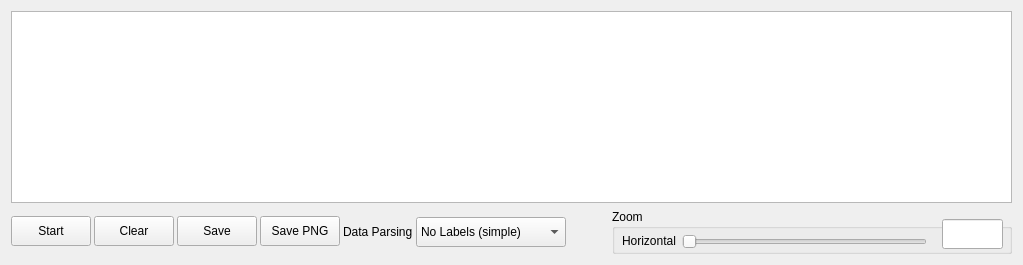
      <widget class="QWidget" name="Plotter">
       <property name="sizePolicy">
        <sizepolicy hsizetype="Expanding" vsizetype="Expanding">
         <horstretch>1</horstretch>
         <verstretch>1</verstretch>
        </sizepolicy>
       </property>
       <attribute name="title">
        <string>Plotter</string>
       </attribute>
       <layout class="QVBoxLayout" name="verticalLayout_Plotter">
        <item>
         <widget class="QGraphicsView" name="chartView">
          <property name="sizePolicy">
           <sizepolicy hsizetype="Expanding" vsizetype="Expanding">
            <horstretch>1</horstretch>
            <verstretch>1</verstretch>
           </sizepolicy>
          </property>
         </widget>
        </item>
        <item>
         <layout class="QHBoxLayout" name="horizontalLayout_bottom_Plotter" stretch="1,1,1">
          <item>
           <layout class="QHBoxLayout" name="horizontalLayout_bottom_left">
            <property name="spacing">
             <number>3</number>
            </property>
            <item>
             <widget class="QPushButton" name="pushButton_ChartStartStop">
              <property name="minimumSize">
               <size>
                <width>0</width>
                <height>30</height>
               </size>
              </property>
              <property name="maximumSize">
               <size>
                <width>16777215</width>
                <height>30</height>
               </size>
              </property>
              <property name="font">
               <font>
                <pointsize>9</pointsize>
               </font>
              </property>
              <property name="toolTip">
               <string>&lt;html&gt;&lt;head/&gt;&lt;body&gt;&lt;p&gt;Start displaying  data using the selected parsing method&lt;/p&gt;&lt;/body&gt;&lt;/html&gt;</string>
              </property>
              <property name="text">
               <string>Start</string>
              </property>
             </widget>
            </item>
            <item>
             <widget class="QPushButton" name="pushButton_ChartClear">
              <property name="minimumSize">
               <size>
                <width>0</width>
                <height>30</height>
               </size>
              </property>
              <property name="maximumSize">
               <size>
                <width>16777215</width>
                <height>30</height>
               </size>
              </property>
              <property name="font">
               <font>
                <pointsize>9</pointsize>
               </font>
              </property>
              <property name="toolTip">
               <string>&lt;html&gt;&lt;head/&gt;&lt;body&gt;&lt;p&gt;Clear the displayed graph&lt;/p&gt;&lt;/body&gt;&lt;/html&gt;</string>
              </property>
              <property name="text">
               <string>Clear</string>
              </property>
             </widget>
            </item>
            <item>
             <widget class="QPushButton" name="pushButton_ChartSave">
              <property name="minimumSize">
               <size>
                <width>0</width>
                <height>30</height>
               </size>
              </property>
              <property name="maximumSize">
               <size>
                <width>16777215</width>
                <height>30</height>
               </size>
              </property>
              <property name="font">
               <font>
                <pointsize>9</pointsize>
               </font>
              </property>
              <property name="toolTip">
               <string>&lt;html&gt;&lt;head/&gt;&lt;body&gt;&lt;p&gt;Save the data from the display buffer&lt;/p&gt;&lt;/body&gt;&lt;/html&gt;</string>
              </property>
              <property name="text">
               <string>Save</string>
              </property>
             </widget>
            </item>
            <item>
             <widget class="QPushButton" name="pushButton_ChartSaveFigure">
              <property name="minimumSize">
               <size>
                <width>0</width>
                <height>30</height>
               </size>
              </property>
              <property name="toolTip">
               <string>&lt;html&gt;&lt;head/&gt;&lt;body&gt;&lt;p&gt;Save the displayed graph as picture. For SVG save use right click on graph.&lt;/p&gt;&lt;/body&gt;&lt;/html&gt;</string>
              </property>
              <property name="text">
               <string>Save PNG</string>
              </property>
             </widget>
            </item>
            <item>
             <layout class="QFormLayout" name="formLayout_DataSeparator">
              <property name="formAlignment">
               <set>Qt::AlignLeading|Qt::AlignLeft|Qt::AlignVCenter</set>
              </property>
              <item row="0" column="0">
               <widget class="QLabel" name="label_DataSeparation_Plotter">
                <property name="sizePolicy">
                 <sizepolicy hsizetype="Preferred" vsizetype="Fixed">
                  <horstretch>0</horstretch>
                  <verstretch>0</verstretch>
                 </sizepolicy>
                </property>
                <property name="minimumSize">
                 <size>
                  <width>0</width>
                  <height>30</height>
                 </size>
                </property>
                <property name="maximumSize">
                 <size>
                  <width>16777215</width>
                  <height>30</height>
                 </size>
                </property>
                <property name="font">
                 <font>
                  <pointsize>9</pointsize>
                 </font>
                </property>
                <property name="text">
                 <string>Data Parsing</string>
                </property>
               </widget>
              </item>
              <item row="0" column="1">
               <widget class="QComboBox" name="comboBoxDropDown_DataSeparator">
                <property name="sizePolicy">
                 <sizepolicy hsizetype="Preferred" vsizetype="Fixed">
                  <horstretch>0</horstretch>
                  <verstretch>0</verstretch>
                 </sizepolicy>
                </property>
                <property name="minimumSize">
                 <size>
                  <width>150</width>
                  <height>30</height>
                 </size>
                </property>
                <property name="maximumSize">
                 <size>
                  <width>16777215</width>
                  <height>30</height>
                 </size>
                </property>
                <property name="toolTip">
                 <string>&lt;html&gt;&lt;head/&gt;&lt;body&gt;&lt;p&gt;Selecte data parsing method&lt;/p&gt;&lt;/body&gt;&lt;/html&gt;</string>
                </property>
                <item>
                 <property name="text">
                  <string>No Labels (simple)</string>
                 </property>
                </item>
                <item>
                 <property name="text">
                  <string>With [Label:]</string>
                 </property>
                </item>
                <item>
                 <property name="text">
                  <string>Binary</string>
                 </property>
                </item>
               </widget>
              </item>
             </layout>
            </item>
           </layout>
          </item>
          <item>
           <spacer name="horizontalSpacer_bottom_middle">
            <property name="orientation">
             <enum>Qt::Horizontal</enum>
            </property>
            <property name="sizeHint" stdset="0">
             <size>
              <width>40</width>
              <height>20</height>
             </size>
            </property>
           </spacer>
          </item>
          <item>
           <widget class="QGroupBox" name="groupBox_Zoom">
            <property name="sizePolicy">
             <sizepolicy hsizetype="Fixed" vsizetype="Fixed">
              <horstretch>0</horstretch>
              <verstretch>0</verstretch>
             </sizepolicy>
            </property>
            <property name="minimumSize">
             <size>
              <width>400</width>
              <height>45</height>
             </size>
            </property>
            <property name="maximumSize">
             <size>
              <width>400</width>
              <height>45</height>
             </size>
            </property>
            <property name="title">
             <string>Zoom</string>
            </property>
            <widget class="QLineEdit" name="lineEdit_Horizontal">
             <property name="geometry">
              <rect>
               <x>330</x>
               <y>10</y>
               <width>61</width>
               <height>30</height>
              </rect>
             </property>
             <property name="minimumSize">
              <size>
               <width>0</width>
               <height>30</height>
              </size>
             </property>
             <property name="maximumSize">
              <size>
               <width>16777215</width>
               <height>30</height>
              </size>
             </property>
             <property name="toolTip">
              <string>&lt;html&gt;&lt;head/&gt;&lt;body&gt;&lt;p&gt;Set zoom level manually&lt;/p&gt;&lt;/body&gt;&lt;/html&gt;</string>
             </property>
            </widget>
            <widget class="QWidget" name="layoutWidget">
             <property name="geometry">
              <rect>
               <x>10</x>
               <y>20</y>
               <width>470</width>
               <height>27</height>
              </rect>
             </property>
             <layout class="QFormLayout" name="formLayout_zoomSlider">
              <property name="labelAlignment">
               <set>Qt::AlignLeading|Qt::AlignLeft|Qt::AlignTop</set>
              </property>
              <property name="verticalSpacing">
               <number>0</number>
              </property>
              <item row="0" column="0">
               <widget class="QLabel" name="label_Horizontal">
                <property name="text">
                 <string>Horizontal</string>
                </property>
               </widget>
              </item>
              <item row="0" column="1">
               <widget class="QSlider" name="horizontalSlider_Zoom">
                <property name="sizePolicy">
                 <sizepolicy hsizetype="Fixed" vsizetype="Fixed">
                  <horstretch>0</horstretch>
                  <verstretch>0</verstretch>
                 </sizepolicy>
                </property>
                <property name="minimumSize">
                 <size>
                  <width>245</width>
                  <height>25</height>
                 </size>
                </property>
                <property name="maximumSize">
                 <size>
                  <width>16777215</width>
                  <height>25</height>
                 </size>
                </property>
                <property name="toolTip">
                 <string>&lt;html&gt;&lt;head/&gt;&lt;body&gt;&lt;p&gt;Zoom into data buffer. Vertical axis is autoscaled unless display iss stopped.&lt;/p&gt;&lt;/body&gt;&lt;/html&gt;</string>
                </property>
                <property name="orientation">
                 <enum>Qt::Horizontal</enum>
                </property>
                <property name="tickPosition">
                 <enum>QSlider::NoTicks</enum>
                </property>
               </widget>
              </item>
             </layout>
            </widget>
           </widget>
          </item>
         </layout>
        </item>
       </layout>
      </widget>
